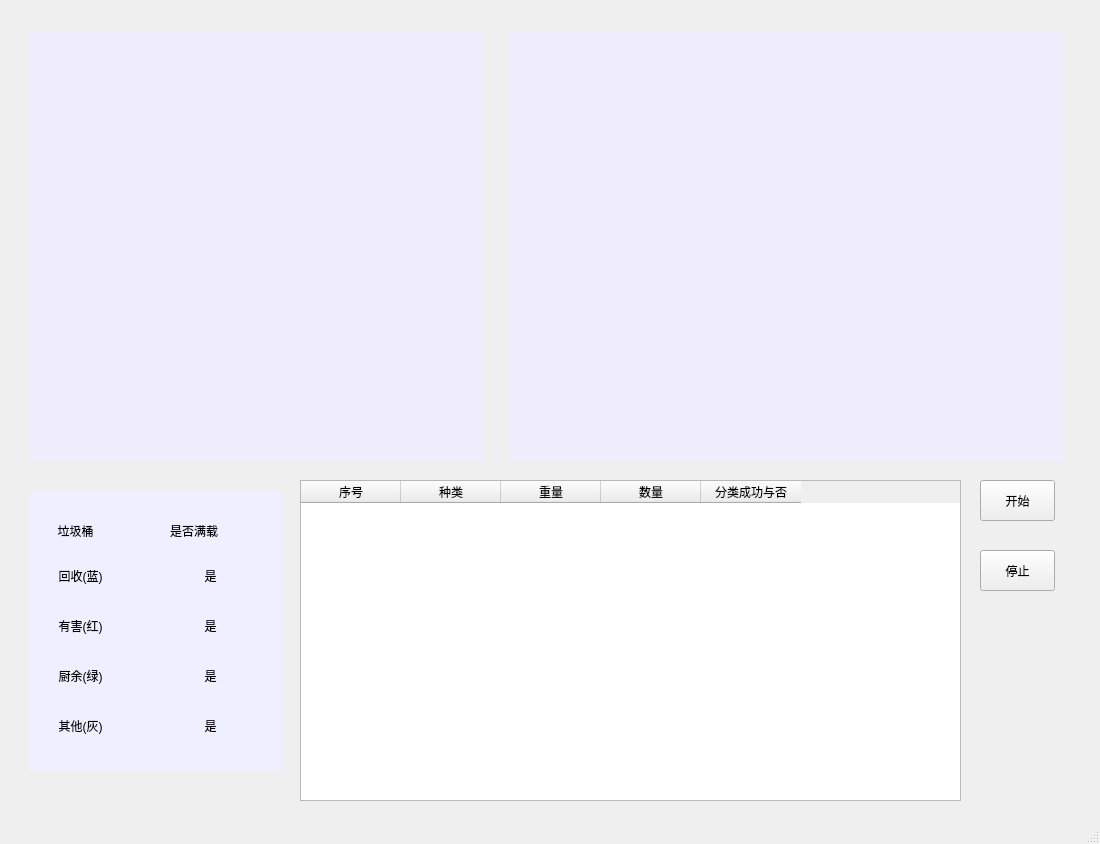
<?xml version="1.0" encoding="UTF-8"?>
<ui version="4.0">
 <class>mainWindow</class>
 <widget class="QMainWindow" name="mainWindow">
  <property name="geometry">
   <rect>
    <x>0</x>
    <y>0</y>
    <width>1100</width>
    <height>844</height>
   </rect>
  </property>
  <property name="windowTitle">
   <string>车牌检测系统</string>
  </property>
  <property name="layoutDirection">
   <enum>Qt::LeftToRight</enum>
  </property>
  <widget class="QWidget" name="centralwidget">
   <widget class="QPushButton" name="pushButton_stop">
    <property name="geometry">
     <rect>
      <x>980</x>
      <y>550</y>
      <width>75</width>
      <height>41</height>
     </rect>
    </property>
    <property name="text">
     <string>停止</string>
    </property>
   </widget>
   <widget class="QPushButton" name="pushButton_start">
    <property name="geometry">
     <rect>
      <x>980</x>
      <y>480</y>
      <width>75</width>
      <height>41</height>
     </rect>
    </property>
    <property name="text">
     <string>开始</string>
    </property>
   </widget>
   <widget class="QLabel" name="label_preview">
    <property name="geometry">
     <rect>
      <x>30</x>
      <y>30</y>
      <width>451</width>
      <height>431</height>
     </rect>
    </property>
    <property name="styleSheet">
     <string notr="true">background-color: rgb(240, 237, 255);</string>
    </property>
    <property name="text">
     <string/>
    </property>
   </widget>
   <widget class="QLabel" name="label_video">
    <property name="geometry">
     <rect>
      <x>510</x>
      <y>30</y>
      <width>551</width>
      <height>431</height>
     </rect>
    </property>
    <property name="styleSheet">
     <string notr="true">background-color: rgb(240, 237, 255);</string>
    </property>
    <property name="text">
     <string/>
    </property>
   </widget>
   <widget class="QLabel" name="flag">
    <property name="geometry">
     <rect>
      <x>30</x>
      <y>510</y>
      <width>91</width>
      <height>41</height>
     </rect>
    </property>
    <property name="styleSheet">
     <string notr="true">font: 12pt &quot;Agency FB&quot;;</string>
    </property>
    <property name="text">
     <string>垃圾桶</string>
    </property>
    <property name="alignment">
     <set>Qt::AlignCenter</set>
    </property>
   </widget>
   <widget class="QLabel" name="flag_status">
    <property name="geometry">
     <rect>
      <x>170</x>
      <y>510</y>
      <width>91</width>
      <height>41</height>
     </rect>
    </property>
    <property name="styleSheet">
     <string notr="true">font: 12pt &quot;Agency FB&quot;;</string>
    </property>
    <property name="text">
     <string>是否满载</string>
    </property>
   </widget>
   <widget class="QLabel" name="background">
    <property name="geometry">
     <rect>
      <x>30</x>
      <y>490</y>
      <width>251</width>
      <height>281</height>
     </rect>
    </property>
    <property name="styleSheet">
     <string notr="true">background-color: rgb(238, 239, 255);</string>
    </property>
    <property name="text">
     <string/>
    </property>
   </widget>
   <widget class="QLabel" name="flag_kehuishou">
    <property name="geometry">
     <rect>
      <x>40</x>
      <y>560</y>
      <width>81</width>
      <height>31</height>
     </rect>
    </property>
    <property name="focusPolicy">
     <enum>Qt::NoFocus</enum>
    </property>
    <property name="styleSheet">
     <string notr="true">font: 12pt &quot;Agency FB&quot;;</string>
    </property>
    <property name="text">
     <string>回收(蓝)</string>
    </property>
    <property name="alignment">
     <set>Qt::AlignCenter</set>
    </property>
   </widget>
   <widget class="QLabel" name="flag_youhai">
    <property name="geometry">
     <rect>
      <x>40</x>
      <y>610</y>
      <width>81</width>
      <height>31</height>
     </rect>
    </property>
    <property name="styleSheet">
     <string notr="true">font: 12pt &quot;Agency FB&quot;;</string>
    </property>
    <property name="text">
     <string>有害(红)</string>
    </property>
    <property name="alignment">
     <set>Qt::AlignCenter</set>
    </property>
   </widget>
   <widget class="QLabel" name="flag_chuyu">
    <property name="geometry">
     <rect>
      <x>40</x>
      <y>660</y>
      <width>81</width>
      <height>31</height>
     </rect>
    </property>
    <property name="styleSheet">
     <string notr="true">font: 12pt &quot;Agency FB&quot;;</string>
    </property>
    <property name="text">
     <string>厨余(绿)</string>
    </property>
    <property name="alignment">
     <set>Qt::AlignCenter</set>
    </property>
   </widget>
   <widget class="QLabel" name="flag_qita">
    <property name="geometry">
     <rect>
      <x>40</x>
      <y>710</y>
      <width>81</width>
      <height>31</height>
     </rect>
    </property>
    <property name="styleSheet">
     <string notr="true">font: 12pt &quot;Agency FB&quot;;</string>
    </property>
    <property name="text">
     <string>其他(灰)</string>
    </property>
    <property name="alignment">
     <set>Qt::AlignCenter</set>
    </property>
   </widget>
   <widget class="QLabel" name="flag_qita_value">
    <property name="geometry">
     <rect>
      <x>170</x>
      <y>710</y>
      <width>81</width>
      <height>31</height>
     </rect>
    </property>
    <property name="styleSheet">
     <string notr="true">font: 12pt &quot;Agency FB&quot;;</string>
    </property>
    <property name="text">
     <string>是</string>
    </property>
    <property name="alignment">
     <set>Qt::AlignCenter</set>
    </property>
   </widget>
   <widget class="QLabel" name="flag_youhai_value">
    <property name="geometry">
     <rect>
      <x>170</x>
      <y>610</y>
      <width>81</width>
      <height>31</height>
     </rect>
    </property>
    <property name="styleSheet">
     <string notr="true">font: 12pt &quot;Agency FB&quot;;</string>
    </property>
    <property name="text">
     <string>是</string>
    </property>
    <property name="alignment">
     <set>Qt::AlignCenter</set>
    </property>
   </widget>
   <widget class="QLabel" name="flag_chuyu_value">
    <property name="geometry">
     <rect>
      <x>170</x>
      <y>660</y>
      <width>81</width>
      <height>31</height>
     </rect>
    </property>
    <property name="styleSheet">
     <string notr="true">font: 12pt &quot;Agency FB&quot;;</string>
    </property>
    <property name="text">
     <string>是</string>
    </property>
    <property name="alignment">
     <set>Qt::AlignCenter</set>
    </property>
   </widget>
   <widget class="QLabel" name="flag_kehuishou_value">
    <property name="geometry">
     <rect>
      <x>170</x>
      <y>560</y>
      <width>81</width>
      <height>31</height>
     </rect>
    </property>
    <property name="focusPolicy">
     <enum>Qt::NoFocus</enum>
    </property>
    <property name="styleSheet">
     <string notr="true">font: 12pt &quot;Agency FB&quot;;</string>
    </property>
    <property name="text">
     <string>是</string>
    </property>
    <property name="alignment">
     <set>Qt::AlignCenter</set>
    </property>
   </widget>
   <widget class="QTableWidget" name="tableWidget">
    <property name="geometry">
     <rect>
      <x>300</x>
      <y>480</y>
      <width>661</width>
      <height>321</height>
     </rect>
    </property>
    <column>
     <property name="text">
      <string notr="true">序号</string>
     </property>
    </column>
    <column>
     <property name="text">
      <string>种类</string>
     </property>
    </column>
    <column>
     <property name="text">
      <string>重量</string>
     </property>
    </column>
    <column>
     <property name="text">
      <string>数量</string>
     </property>
    </column>
    <column>
     <property name="text">
      <string>分类成功与否</string>
     </property>
    </column>
   </widget>
   <zorder>background</zorder>
   <zorder>pushButton_stop</zorder>
   <zorder>pushButton_start</zorder>
   <zorder>label_preview</zorder>
   <zorder>label_video</zorder>
   <zorder>flag</zorder>
   <zorder>flag_status</zorder>
   <zorder>flag_kehuishou</zorder>
   <zorder>flag_youhai</zorder>
   <zorder>flag_chuyu</zorder>
   <zorder>flag_qita</zorder>
   <zorder>flag_qita_value</zorder>
   <zorder>flag_youhai_value</zorder>
   <zorder>flag_chuyu_value</zorder>
   <zorder>flag_kehuishou_value</zorder>
   <zorder>tableWidget</zorder>
  </widget>
  <widget class="QStatusBar" name="statusbar"/>
 </widget>
 <resources/>
 <connections/>
</ui>
